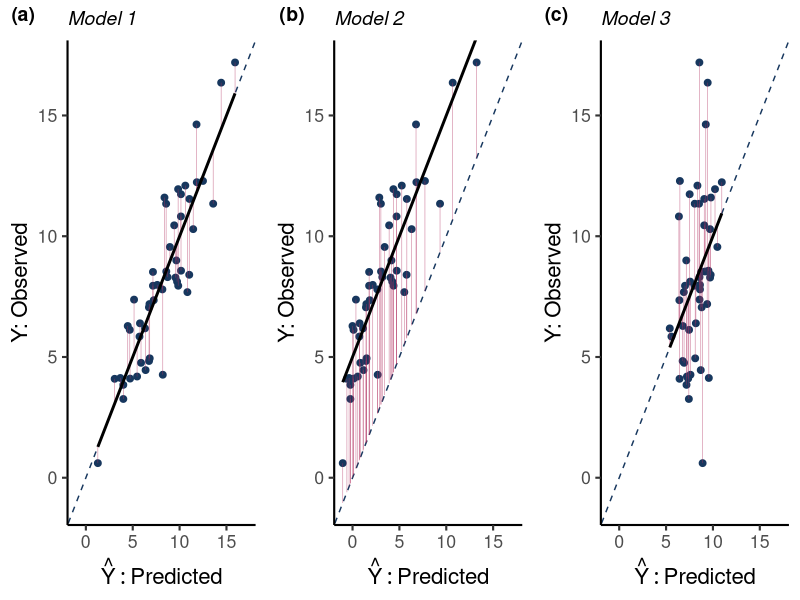
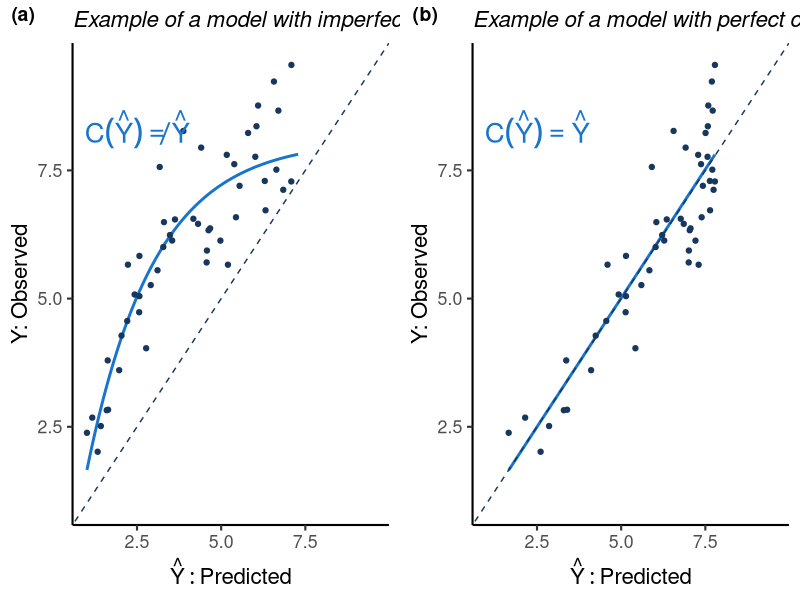
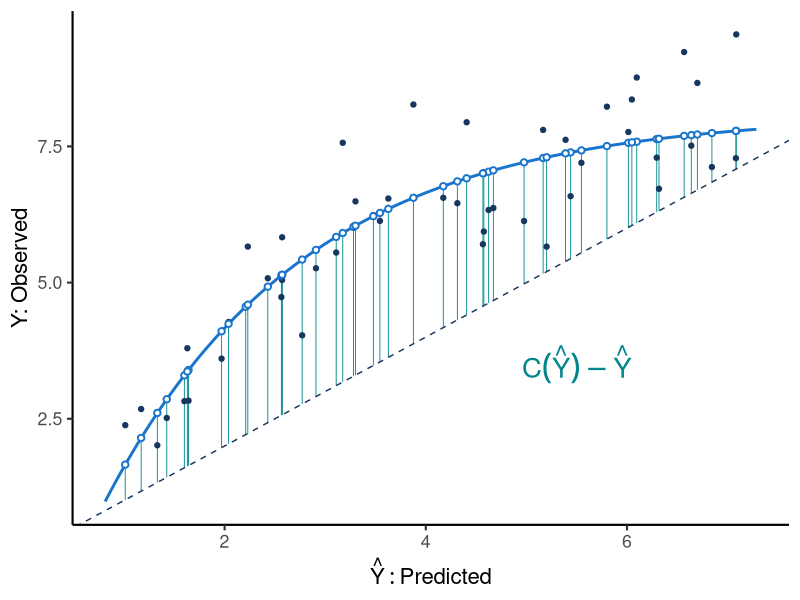
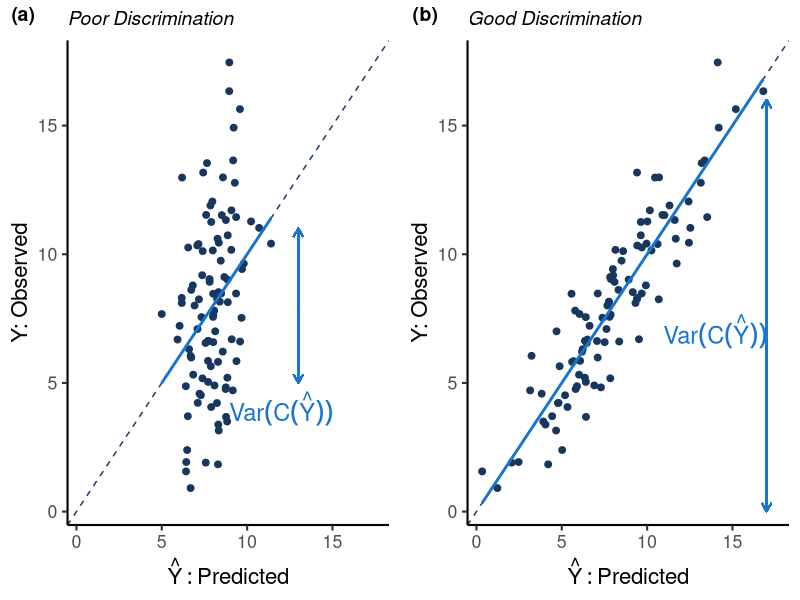
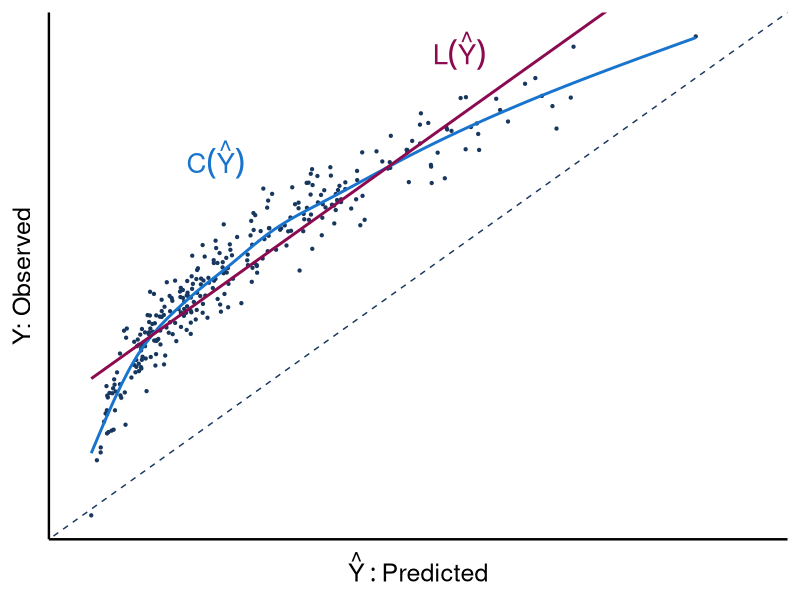

Recreate these plots in R, in order.
## ---- chunk 1
dependencies <- c(
  "RColorBrewer",
  "tidyr",
  "dplyr",
  "ggplot2",
  "MASS",
  "cowplot"
)

for (dep in dependencies) {
  is_installed <- length(find.package(dep, quiet = TRUE)) > 0
  if (!is_installed) install.packages(dep, repos="http://cran.us.r-project.org", quiet = TRUE)
  library(dep, character.only = TRUE)
}


myblue <- rgb(23, 55, 94, maxColorValue = 255)


## ---- chunk 2
#| label: fig-mse
#| echo: false
#| message: false
#| warning: false
#| fig-cap: "Visualizing the Effects of Calibration and Discrimination on Mean Squared Error"


mean.est <- 8
sd.est.y <- 3
sd.est.x <- 2.5
rho <- 0.9

N=50

# This is probably the weirdest way to simulate data for these plots but everything else looked terrible :-))

#set.seed(090907)
set.seed(1603)


sigma <- matrix(c(sd.est.y^2, rho*sd.est.y*sd.est.x, rho*sd.est.y*sd.est.x, sd.est.x^2),2,2, byrow = T)
dat1 <- data.frame(mvrnorm(n=N, mu=c(mean.est,mean.est), Sigma=sigma))

dat1$Y <- dat1$X1
dat1$X.cal <- predict(lm(Y ~ X2, data=dat1))

dat1$X.transf <- (dat1$X.cal)^(2)

my.lm <- lm(Y ~ X.transf, data=dat1)

dat1$X.noncal <-  predict(my.lm)-5

dat1$X.nodis <-  dat1$X1 + rnorm(N, mean=0, sd=8)
dat1$X.nodis <-  predict(lm(Y ~ X.nodis, data=dat1))


yrg <- range(c(dat1$Y, dat1$X.cal, dat1$X.noncal, dat1$X.nodis))
 
p1 <- ggplot(dat1, aes(X.cal, Y)) +
    geom_point(width = 0.2, col=myblue, show.legend = FALSE, cex=2) + 
    coord_cartesian(ylim=yrg, xlim=yrg) +
    xlab(expression(hat(Y):Predicted)) + ylab("Y: Observed")+
    geom_abline(intercept=0, slope=1, col=myblue, lty=2)+
    theme_classic(base_size=16) + theme(plot.title = element_text(size = 14, face="italic")) + 
  geom_linerange(aes(x=X.cal, ymin=X.cal, ymax=Y), color="maroon",lwd=0.2, alpha=.6) +
  ggtitle("Model 1") + 
  geom_smooth(method="lm", se = F, col="black")


p2 <- ggplot(dat1, aes(X.noncal, Y)) +
    geom_point(width = 0.2, col=myblue, show.legend = FALSE, cex=2) + 
    coord_cartesian(ylim=yrg, xlim=yrg) +
    xlab(expression(hat(Y):Predicted)) + ylab("Y: Observed")+
    geom_abline(intercept=0, slope=1, col=myblue, lty=2)+
    theme_classic(base_size=16) + theme(plot.title = element_text(size = 14, face="italic")) + 
  geom_linerange(aes(x=X.noncal, ymin=X.noncal, ymax=Y), color="maroon",lwd=0.2, alpha=.6) + 
  ggtitle("Model 2") +
  geom_smooth(method="lm", se = F, col="black")


p3 <- ggplot(dat1, aes(X.nodis, Y)) +
    geom_point(width = 0.2, col=myblue, show.legend = FALSE, cex=2) + 
    coord_cartesian(ylim=yrg, xlim=yrg) +
    xlab(expression(hat(Y):Predicted)) + ylab("Y: Observed")+
    geom_abline(intercept=0, slope=1, col=myblue, lty=2)+
    theme_classic(base_size=16) + theme(plot.title = element_text(size = 14, face="italic")) +
   geom_linerange(aes(x=X.nodis, ymin=X.nodis, ymax=Y), color="maroon",lwd=0.2, alpha=.6) + 
  ggtitle("Model 3") + 
  geom_smooth(method="lm", se = F, col="black")

plot_grid(p1, p2, p3, labels = c("(a)","(b)", "(c)"), ncol=3)


## ---- chunk 3
#| label: fig-cal
#| echo: false
#| message: false
#| warning: false
#| fig-cap: "Example of two models, one calibrated and one miscalibrated, with the same discrimination"
#__________________________________________#
#----------- Simulated data figure
#__________________________________________#

set.seed(1210111)
dat1 <- NULL
N= 50
#somewhat uniform with some noise
dat1$X1 <- seq(1,7,length=N)
dat1$X1 <- dat1$X1 + rnorm(length(dat1$X1), mean=0, sd=0.2)
dat1$Y <- 1-exp(-0.5*dat1$X1)

#scale so it's in a similar range
lm1 <- lm(X1 ~ Y, data=dat1)

dat1$Y <- predict(lm1) + 2
dat1 <- data.frame(dat1)
dat1$Y <- dat1$Y + rnorm(nrow(dat1), mean=0, sd=0.7)

cal.fun <- function(x){coef(lm1)[1] + coef(lm1)[2]*(1-exp(-0.5*x)) + 2 }

#h.fun <- function(x){x + sin(x) + 0.5}

dat1$Y.cal <- cal.fun(dat1$X1)
#dat1$Y.h <- h.fun(dat1$X1)


#yrg <- range(c(dat1$Y, dat1$X1, dat1$Y.cal, dat1$Y.h))

yrg <- range(c(dat1$Y, dat1$X1, dat1$Y.cal))


p1 <- ggplot(dat1, aes(X1, Y)) +
  
    geom_function(size=1, fun = cal.fun, col = "dodgerblue3", xlim=c(min(dat1$X1), max(dat1$X1)+0.2)) +
    #geom_function(fun = h.fun, col = "turquoise4", xlim=c(min(dat1$X1)-0.2, max(dat1$X1)+0.2)) +
  
    geom_point(width = 0.1, col=myblue, show.legend = FALSE) +
    #geom_point(aes(X1, Y.h), width = 0.2, col="turquoise4", fill = "white", shape = 21, stroke = 1, cex=2) +
    #geom_point(aes(X1, Y.cal), width = 0.2, col="dodgerblue3", fill = "white", shape = 21, stroke = 1) +
  
    coord_cartesian(ylim=yrg, xlim=yrg) +
    xlab(expression(hat(Y):Predicted)) + ylab("Y: Observed")+
    geom_abline(intercept=0, slope=1, col=myblue, lty=2)+
    theme_classic(base_size=16) + theme(plot.title = element_text(size = 16, face="italic")) + 
  annotate("text", x=2.5, y=8.3, label= expression(C(hat(Y)) != hat(Y)), col="dodgerblue3", size=7) +
  ggtitle("Example of a model with imperfect calibration")

p2 <- ggplot(dat1, aes(Y.cal, Y)) +
  
    #geom_function(size=1, fun = cal.fun, col = "dodgerblue3", xlim=c(min(dat1$X1), max(dat1$X1)+0.2)) +
    #geom_function(fun = h.fun, col = "turquoise4", xlim=c(min(dat1$X1)-0.2, max(dat1$X1)+0.2)) +
  
    geom_smooth(method="lm", se = F, col="dodgerblue3") + 
    geom_point(width = 0.1, col=myblue, show.legend = FALSE) +
    #geom_point(aes(X1, Y.h), width = 0.2, col="turquoise4", fill = "white", shape = 21, stroke = 1, cex=2) +
    #geom_point(aes(X1, Y.cal), width = 0.2, col="dodgerblue3", fill = "white", shape = 21, stroke = 1) +
  
    coord_cartesian(ylim=yrg, xlim=yrg) +
    xlab(expression(hat(Y):Predicted)) + ylab("Y: Observed")+
    geom_abline(intercept=0, slope=1, col=myblue, lty=2)+
    theme_classic(base_size=16) + theme(plot.title = element_text(size = 16, face="italic")) + 
  annotate("text", x=2.5, y=8.3, label= expression(C(hat(Y)) == hat(Y)), col="dodgerblue3", size=7) +
  ggtitle("Example of a model with perfect calibration")

plot_grid(p1, p2, labels = c("(a)","(b)"), ncol=2)


## ---- chunk 4
#| label: fig-MI
#| echo: false
#| message: false
#| warning: false
#| fig-cap: "The miscalibration Index (MI) is the MSE between $C(\\hat{Y})$ and $\\hat{Y}$, scaled by the variance of $Y$"


set.seed(1210111)
dat1 <- NULL
N= 50
#somewhat uniform with some noise
dat1$X1 <- seq(1,7,length=N)
dat1$X1 <- dat1$X1 + rnorm(length(dat1$X1), mean=0, sd=0.2)
dat1$Y <- 1-exp(-0.5*dat1$X1)

#scale so it's in a similar range
lm1 <- lm(X1 ~ Y, data=dat1)

dat1$Y <- predict(lm1) + 2
dat1 <- data.frame(dat1)
dat1$Y <- dat1$Y + rnorm(nrow(dat1), mean=0, sd=0.7)

cal.fun <- function(x){coef(lm1)[1] + coef(lm1)[2]*(1-exp(-0.5*x)) + 2 }

#h.fun <- function(x){x + sin(x) + 0.5}

dat1$Y.cal <- cal.fun(dat1$X1)
#dat1$Y.h <- h.fun(dat1$X1)


#yrg <- range(c(dat1$Y, dat1$X1, dat1$Y.cal, dat1$Y.h))

yrg <- range(c(dat1$Y, dat1$X1, dat1$Y.cal))


ggplot(dat1, aes(X1, Y)) +

    # shift slightly to the left
    geom_linerange(aes(x=X1, ymin=X1, ymax=Y.cal), color="turquoise4",lwd=0.3)+
  
    # shift slightly to the right  
    #geom_linerange(aes(x=X1, ymin=X1, ymax=Y), color="maroon",lwd=0.5)+
  
    geom_function(size=1, fun = cal.fun, col = "dodgerblue3", xlim=c(min(dat1$X1)-0.2, max(dat1$X1)+0.2)) +
    #geom_function(fun = h.fun, col = "turquoise4", xlim=c(min(dat1$X1)-0.2, max(dat1$X1)+0.2)) +
  
    geom_point(width = 0.1, col=myblue, show.legend = FALSE) +
    #geom_point(aes(X1, Y.h), width = 0.2, col="turquoise4", fill = "white", shape = 21, stroke = 1, cex=2) +
    geom_point(aes(X1, Y.cal), width = 0.2, col="dodgerblue3", fill = "white", shape = 21, stroke = 1) +
  
    #coord_cartesian(ylim=yrg, xlim=yrg) +
    xlab(expression(hat(Y):Predicted)) + ylab("Y: Observed")+
    geom_abline(intercept=0, slope=1, col=myblue, lty=2)+
  
    theme_classic(base_size=16) + theme(plot.title = element_text(size = 16, face="italic")) + 
    annotate("text", x=5.5, y=3.5, label= expression(C(hat(Y)) - hat(Y)), col="turquoise4", size=7)



## ---- chunk 5
#| label: fig-dis
#| echo: false
#| message: false
#| warning: false
#| fig-cap: "Visualizing the effect of discrimination on MSE"


mean.est <- 8
sd.est.y <- 3
sd.est.x <- 2.5
rho <- 0.9

N=100

# This is probably the weirdest way to simulate data for these plots but everything else looked terrible :-))

#set.seed(090907)
set.seed(1603)


sigma <- matrix(c(sd.est.y^2, rho*sd.est.y*sd.est.x, rho*sd.est.y*sd.est.x, sd.est.x^2),2,2, byrow = T)
dat1 <- data.frame(mvrnorm(n=N, mu=c(mean.est,mean.est), Sigma=sigma))

dat1$Y <- dat1$X1
#dat1$X.cal <- dat1$X2
dat1$X.cal <- predict(lm(Y ~ X2, data=dat1))

dat1$X.transf <- (dat1$X.cal)^(2)

dat1$X.nodis <-  dat1$X1 + rnorm(N, mean=0, sd=10)
dat1$X.nodis <-  predict(lm(Y ~ X.nodis, data=dat1))

yrg <- range(c(dat1$Y, dat1$X.cal, dat1$X.noncal, dat1$X.nodis))
 
p1 <- ggplot(dat1, aes(X.cal, Y)) +
    geom_point(width = 0.2, col=myblue, show.legend = FALSE, cex=2) + 
    coord_cartesian(ylim=yrg, xlim=yrg) +
    xlab(expression(hat(Y):Predicted)) + ylab("Y: Observed")+
    geom_abline(intercept=0, slope=1, col=myblue, lty=2)+
    theme_classic(base_size=16) + theme(plot.title = element_text(size = 14, face="italic")) + 
  ggtitle("Good Discrimination") + 
  geom_smooth(method="lm", se = F, col="dodgerblue3") + 
      geom_segment(aes(x = 17, y = mean(dat1$Y), xend = 17, yend = mean(dat1$Y)+8), colour = "dodgerblue3", arrow = arrow(length = unit(0.03, "npc")))+
    geom_segment(aes(x = 17, y = mean(dat1$Y), xend = 17, yend = mean(dat1$Y)-8), colour = "dodgerblue3", arrow = arrow(length = unit(0.03, "npc"))) +
  
    annotate("text", x=14, y=mean(dat1$Y)-1, label= expression(Var(C(hat(Y)))), col="dodgerblue3", size=6) 


p3 <- ggplot(dat1, aes(X.nodis, Y)) +
    geom_point(width = 0.2, col=myblue, show.legend = FALSE, cex=2) + 
    coord_cartesian(ylim=yrg, xlim=yrg) +
    xlab(expression(hat(Y):Predicted)) + ylab("Y: Observed")+
    geom_abline(intercept=0, slope=1, col=myblue, lty=2)+
    theme_classic(base_size=16) + theme(plot.title = element_text(size = 14, face="italic")) +
  ggtitle("Poor Discrimination") + 
  geom_smooth(method="lm", se = F, col="dodgerblue3") + 
  geom_segment(aes(x = 13, y = mean(dat1$Y), xend = 13, yend = mean(dat1$Y)+3), colour = "dodgerblue3", arrow = arrow(length = unit(0.03, "npc")))+
    geom_segment(aes(x = 13, y = mean(dat1$Y), xend = 13, yend = mean(dat1$Y)-3), colour = "dodgerblue3", arrow = arrow(length = unit(0.03, "npc"))) +
  
    annotate("text", x=12, y=mean(dat1$Y)-4, label= expression(Var(C(hat(Y)))), col="dodgerblue3", size=6) 
  

plot_grid(p3, p1, labels = c("(a)","(b)"), ncol=2)

## ---- chunk 6
#| label: fig-LX-CX
#| echo: false
#| message: false
#| warning: false
#| fig-cap: "The calibration line and calibration curve."



set.seed(260678)


dat1 <- NULL

# Distribution of Y should always be the same
dat1$Y <- rnorm(300, mean=12, sd=4)
dat1 <- data.frame(dat1)

# cal and discr
# -----1: Calibrated and discriminated
dat1$X1 <- dat1$Y + rnorm(nrow(dat1), mean=0, sd=1) 
lm1 <- lm(Y ~ X1, data=dat1)
dat1$X1 <- predict(lm1)


#--- 2: miscalibrated with curve

dat1$X2 <- (dat1$X1)^2.5
# prediction
lm2 <- lm(Y ~ X2, data=dat1)
dat1$X2 <- predict(lm2) - 6


yrg <- range(c(dat1$Y, dat1$X2))
 
ggplot(dat1, aes(X2, Y)) +
    geom_point(width = 0.2, col=myblue, show.legend = FALSE, cex=0.8) + 
    coord_cartesian(ylim=yrg, xlim=yrg) +
    xlab(expression(hat(Y):Predicted)) + ylab("Y: Observed")+
    geom_abline(intercept=0, slope=1, col=myblue, lty=2)+
    geom_smooth(method="gam", se=FALSE, col = "dodgerblue3")+
    geom_smooth(method="lm", se=FALSE, col = "deeppink4")+
    theme_classic(base_size=18) + theme(plot.title = element_text(size = 10, face="italic")) +
    theme(axis.text.x=element_blank(), #remove x axis labels
        axis.ticks.x=element_blank(), #remove x axis ticks
        axis.text.y=element_blank(),  #remove y axis labels
        axis.ticks.y=element_blank()  #remove y axis ticks
        ) + 
  annotate("text", x=5, y=17, label= expression(C(hat(Y))), col="dodgerblue3", size=7) + 
  annotate("text", x=13, y=22, label= expression(L(hat(Y))), col="deeppink4", size=7)




